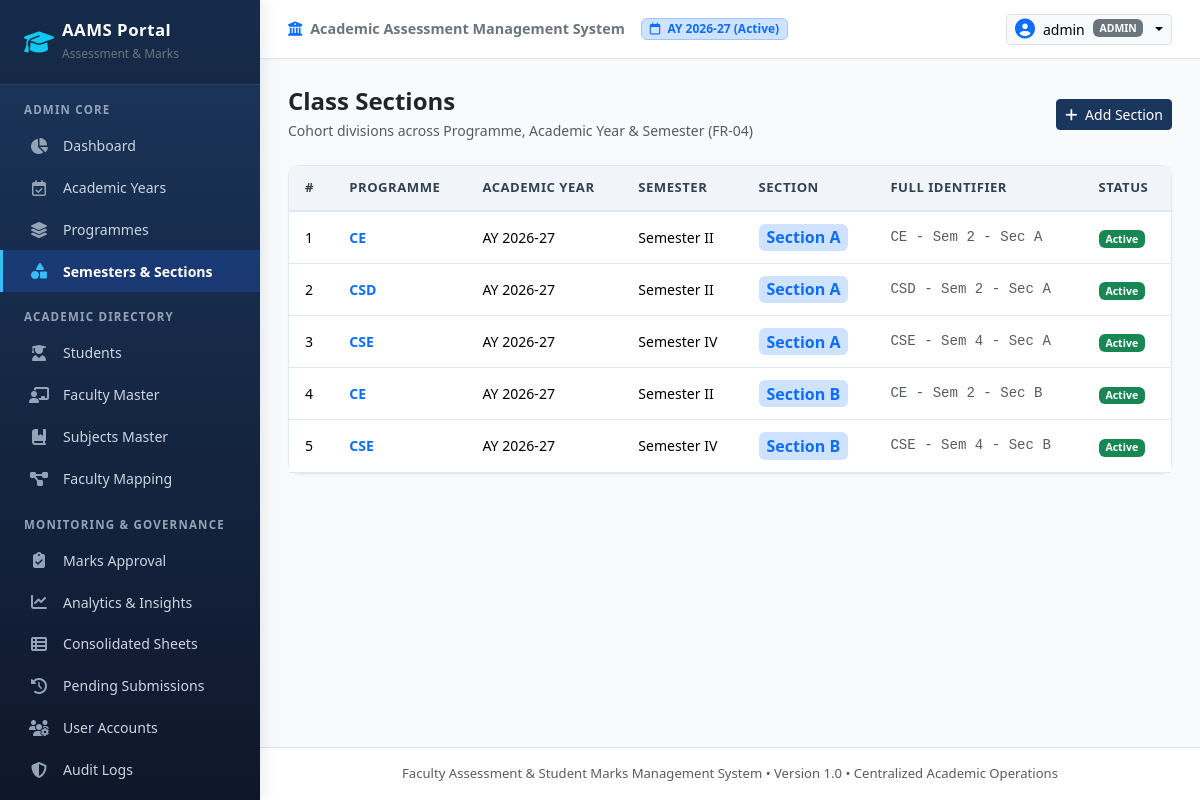
Screenshot of /admin/sections (signed in) with the database file from the repository.
### app/models/academic.py (models this page shows, shortened)
class AcademicYear(db.Model):
    __tablename__ = 'academic_years'
    id = db.Column(db.Integer, primary_key=True)
    year_code = db.Column(db.String(30), unique=True, nullable=False, index=True)  # e.g., '2026-27'
    start_date = db.Column(db.Date, nullable=False)
    end_date = db.Column(db.Date, nullable=False)
    status = db.Column(db.String(20), default='Active', nullable=False)  # 'Active', 'Archived', 'Upcoming'
    created_at = db.Column(db.DateTime, default=datetime.utcnow)
    sections = db.relationship('Section', back_populates='academic_year', cascade='all, delete-orphan')
    mappings = db.relationship('FacultySubjectMapping', back_populates='academic_year', cascade='all, delete-orphan')

class Section(db.Model):
    __tablename__ = 'sections'
    id = db.Column(db.Integer, primary_key=True)
    programme_id = db.Column(db.Integer, db.ForeignKey('programmes.id'), nullable=False)
    academic_year_id = db.Column(db.Integer, db.ForeignKey('academic_years.id'), nullable=False)
    semester_id = db.Column(db.Integer, db.ForeignKey('semesters.id'), nullable=False)
    name = db.Column(db.String(20), nullable=False)  # 'A', 'B', etc.
    is_active = db.Column(db.Boolean, default=True, nullable=False)
    created_at = db.Column(db.DateTime, default=datetime.utcnow)
    __table_args__ = (
        db.UniqueConstraint('programme_id', 'academic_year_id', 'semester_id', 'name', name='uq_programme_year_sem_section'),
    )
    programme = db.relationship('Programme', back_populates='sections')
    academic_year = db.relationship('AcademicYear', back_populates='sections')
    semester = db.relationship('Semester', back_populates='sections')
    mappings = db.relationship('FacultySubjectMapping', back_populates='section', cascade='all, delete-orphan')
    @property
    def display_name(self):
        return f"{self.programme.code} - Sem {self.semester.number} - Sec {self.name}"

class Programme(db.Model):
    __tablename__ = 'programmes'
    id = db.Column(db.Integer, primary_key=True)
    code = db.Column(db.String(20), unique=True, nullable=False, index=True)  # e.g., 'CE', 'CSD', 'CSE', 'IT'
    name = db.Column(db.String(120), nullable=False)  # e.g., 'Computer Engineering'
    description = db.Column(db.String(255), nullable=True)
    is_active = db.Column(db.Boolean, default=True, nullable=False)
    created_at = db.Column(db.DateTime, default=datetime.utcnow)
    sections = db.relationship('Section', back_populates='programme', cascade='all, delete-orphan')
    subjects = db.relationship('Subject', back_populates='programme', cascade='all, delete-orphan')
    mappings = db.relationship('FacultySubjectMapping', back_populates='programme', cascade='all, delete-orphan')

class Semester(db.Model):
    __tablename__ = 'semesters'
    id = db.Column(db.Integer, primary_key=True)
    number = db.Column(db.Integer, unique=True, nullable=False)  # 1 to 8
    name = db.Column(db.String(30), nullable=False)  # e.g. 'Semester II' or 'Semester IV'
    is_active = db.Column(db.Boolean, default=True, nullable=False)
    sections = db.relationship('Section', back_populates='semester', cascade='all, delete-orphan')
    subjects = db.relationship('Subject', back_populates='semester', cascade='all, delete-orphan')
    mappings = db.relationship('FacultySubjectMapping', back_populates='semester', cascade='all, delete-orphan')

### app/models/user.py (models this page shows, shortened)
class User(UserMixin, db.Model):
    __tablename__ = 'users'
    id = db.Column(db.Integer, primary_key=True)
    username = db.Column(db.String(60), unique=True, nullable=False, index=True)
    password_hash = db.Column(db.String(255), nullable=False)
    role = db.Column(db.String(20), nullable=False, default='faculty')  # 'admin' or 'faculty'
    faculty_id = db.Column(db.Integer, db.ForeignKey('faculty.id', ondelete='SET NULL'), nullable=True)
    is_active = db.Column(db.Boolean, default=True, nullable=False)
    created_at = db.Column(db.DateTime, default=datetime.utcnow)
    updated_at = db.Column(db.DateTime, default=datetime.utcnow, onupdate=datetime.utcnow)
    faculty_profile = db.relationship('Faculty', back_populates='user_account', uselist=False, foreign_keys=[faculty_id])
    @property
    def is_admin(self):
        return self.role == 'admin'

### app/routes/admin.py (the view, shortened to what this page needs)
@admin_bp.route('/sections', methods=['GET', 'POST'])
@login_required
@admin_required
def sections():
    sections_list = Section.query.join(AcademicYear).order_by(AcademicYear.start_date.desc(), Section.name.asc()).all()
    programmes = Programme.query.filter_by(is_active=True).all()
    years = AcademicYear.query.order_by(AcademicYear.start_date.desc()).all()
    semesters = Semester.query.order_by(Semester.number.asc()).all()
    return render_template(
        'admin/sections.html',
        sections=sections_list,
        programmes=programmes,
        academic_years=years,
        semesters=semesters
    )

### app/templates/admin/sections.html (shortened to what this page needs)
{% extends "base.html" %}
{% block content %}
<div class="d-flex justify-content-between align-items-center mb-4">
  <div>
    <h4 class="fw-bold mb-1 text-dark">Class Sections</h4>
    <p class="text-muted small mb-0">Cohort divisions across Programme, Academic Year & Semester (FR-04)</p>
  </div>
  <button type="button" class="btn btn-primary-custom btn-sm" data-bs-toggle="modal" data-bs-target="#addSectionModal">
    <i class="fa-solid fa-plus me-1"></i> Add Section
  </button>
</div>
<div class="card card-custom">
  <div class="table-responsive">
    <table class="table table-custom">
      <thead>
        <tr>
          <th>#</th>
          <th>Programme</th>
          <th>Academic Year</th>
          <th>Semester</th>
          <th>Section</th>
          <th>Full Identifier</th>
          <th>Status</th>
        </tr>
      </thead>
      <tbody>
        {% for sec in sections %}
          <tr>
            <td>{{ loop.index }}</td>
            <td class="fw-bold text-primary">{{ sec.programme.code }}</td>
            <td>AY {{ sec.academic_year.year_code }}</td>
            <td>{{ sec.semester.name }}</td>
            <td><span class="badge bg-primary-subtle text-primary fs-6 px-2">Section {{ sec.name }}</span></td>
            <td class="font-monospace small text-muted">{{ sec.display_name }}</td>
            <td>
              {% if sec.is_active %}
                <span class="badge bg-success">Active</span>
              {% else %}
                <span class="badge bg-secondary">Inactive</span>
              {% endif %}
            </td>
          </tr>
        {% endfor %}
      </tbody>
    </table>
  </div>
</div>
{% endblock %}

### app/templates/base.html (shortened to what this page needs)
<!DOCTYPE html>
<html lang="en">
<head>
  <link href="https://cdn.jsdelivr.net/npm/bootstrap@5.3.3/dist/css/bootstrap.min.css" rel="stylesheet">
  <link rel="stylesheet" href="https://cdnjs.cloudflare.com/ajax/libs/font-awesome/6.5.1/css/all.min.css">
  <link rel="stylesheet" href="{{ url_for('static', filename='css/custom.css') }}">
</head>
<body>
  <nav id="sidebar">
    <div class="brand-header d-flex align-items-center justify-content-between">
      <div class="d-flex align-items-center gap-2">
        <i class="fa-solid fa-graduation-cap text-info fs-4"></i>
        <div>
          <h5 class="mb-0">AAMS Portal</h5>
          <small class="text-secondary" style="font-size: 0.75rem;">Assessment & Marks</small>
        </div>
      </div>
    </div>
    {% if current_user.is_authenticated %}
      {% if current_user.is_admin %}
        <div class="nav-section-title">Admin Core</div>
        <a href="{{ url_for('admin.dashboard') }}" class="nav-link {% if request.endpoint == 'admin.dashboard' %}active{% endif %}">
          <i class="fa-solid fa-chart-pie"></i> Dashboard
        </a>
        <a href="{{ url_for('admin.academic_years') }}" class="nav-link {% if request.endpoint == 'admin.academic_years' %}active{% endif %}">
          <i class="fa-regular fa-calendar-check"></i> Academic Years
        </a>
        <a href="{{ url_for('admin.programmes') }}" class="nav-link {% if request.endpoint == 'admin.programmes' %}active{% endif %}">
          <i class="fa-solid fa-layer-group"></i> Programmes
        </a>
        <a href="{{ url_for('admin.sections') }}" class="nav-link {% if request.endpoint == 'admin.sections' %}active{% endif %}">
          <i class="fa-solid fa-shapes"></i> Semesters & Sections
        </a>
        <div class="nav-section-title">Academic Directory</div>
        <a href="{{ url_for('admin.students') }}" class="nav-link {% if request.endpoint == 'admin.students' %}active{% endif %}">
          <i class="fa-solid fa-user-graduate"></i> Students
        </a>
        <a href="{{ url_for('admin.faculty') }}" class="nav-link {% if request.endpoint == 'admin.faculty' %}active{% endif %}">
          <i class="fa-solid fa-chalkboard-user"></i> Faculty Master
        </a>
        <a href="{{ url_for('admin.subjects') }}" class="nav-link {% if request.endpoint == 'admin.subjects' %}active{% endif %}">
          <i class="fa-solid fa-book-bookmark"></i> Subjects Master
        </a>
        <a href="{{ url_for('admin.mappings') }}" class="nav-link {% if request.endpoint == 'admin.mappings' %}active{% endif %}">
          <i class="fa-solid fa-diagram-project"></i> Faculty Mapping
        </a>
        <div class="nav-section-title">Monitoring & Governance</div>
        <a href="{{ url_for('admin.marks_review') }}" class="nav-link {% if request.endpoint == 'admin.marks_review' %}active{% endif %}">
          <i class="fa-solid fa-clipboard-check"></i> Marks Approval
        </a>
        <a href="{{ url_for('reports.analytics') }}" class="nav-link {% if request.endpoint == 'reports.analytics' %}active{% endif %}">
          <i class="fa-solid fa-chart-line"></i> Analytics & Insights
        </a>
        <a href="{{ url_for('reports.consolidated') }}" class="nav-link {% if request.endpoint == 'reports.consolidated' %}active{% endif %}">
          <i class="fa-solid fa-table-list"></i> Consolidated Sheets
        </a>
        <a href="{{ url_for('reports.pending_report') }}" class="nav-link {% if request.endpoint == 'reports.pending_report' %}active{% endif %}">
          <i class="fa-solid fa-clock-rotate-left"></i> Pending Submissions
        </a>
        <a href="{{ url_for('admin.users') }}" class="nav-link {% if request.endpoint == 'admin.users' %}active{% endif %}">
          <i class="fa-solid fa-users-gear"></i> User Accounts
        </a>
        <a href="{{ url_for('admin.audit_logs') }}" class="nav-link {% if request.endpoint == 'admin.audit_logs' %}active{% endif %}">
          <i class="fa-solid fa-shield-halved"></i> Audit Logs
        </a>
      {% endif %}
    {% endif %}
  </nav>
  <div id="content-wrapper">
    <header class="top-navbar d-flex align-items-center justify-content-between">
      <div class="d-flex align-items-center gap-3">
        <span class="fw-semibold text-secondary d-none d-md-inline" style="font-size: 0.9rem;">
          <i class="fa-solid fa-university me-1 text-primary"></i> Academic Assessment Management System
        </span>
        {% if active_academic_year %}
          <span class="badge bg-primary-subtle text-primary border border-primary-subtle px-2 py-1">
            <i class="fa-regular fa-calendar me-1"></i> AY {{ active_academic_year.year_code }} (Active)
          </span>
        {% endif %}
      </div>
      <div class="d-flex align-items-center gap-3">
        {% if current_user.is_authenticated %}
          <div class="dropdown">
            <button class="btn btn-sm btn-light border dropdown-toggle d-flex align-items-center gap-2" type="button" data-bs-toggle="dropdown">
              <i class="fa-solid fa-circle-user text-primary fs-5"></i>
              <span class="fw-medium">{{ current_user.username }}</span>
              <span class="badge bg-secondary text-uppercase" style="font-size: 0.65rem;">{{ current_user.role }}</span>
            </button>
          </div>
        {% else %}
          <a href="{{ url_for('auth.login') }}" class="btn btn-sm btn-primary-custom">
            <i class="fa-solid fa-right-to-bracket me-1"></i> Login
          </a>
        {% endif %}
      </div>
    </header>
    <main class="page-container">
      {% block content %}{% endblock %}
    </main>
    <footer class="bg-white border-top py-3 text-center text-muted" style="font-size: 0.82rem;">
      <div class="container-fluid">
        Faculty Assessment & Student Marks Management System &bull; Version 1.0 &bull; Centralized Academic Operations
      </div>
    </footer>
  </div>
</body>
</html>

### app/static/css/custom.css (style rules this page uses)
:root { --primary-navy: #1B365D; --primary-navy-dark: #12243e; --accent-blue: #2563eb; --accent-cyan: #0284c7; --accent-success: #10b981; --accent-warning: #f59e0b; --accent-danger: #ef4444; --bg-main: #f8fafc; --card-bg: #ffffff; --sidebar-width: 260px; --text-muted: #64748b; --border-color: #e2e8f0; }
body { font-family: 'Segoe UI', system-ui, -apple-system, BlinkMacSystemFont, Roboto, sans-serif; background-color: var(--bg-main); color: #1e293b; margin: 0; padding: 0; min-height: 100vh; }
#sidebar { width: var(--sidebar-width); min-height: 100vh; background: linear-gradient(180deg, #1B365D 0%, #0F172A 100%); color: #e2e8f0; transition: all 0.3s ease; position: fixed; top: 0; left: 0; z-index: 1000; box-shadow: 4px 0 15px rgba(0, 0, 0, 0.08); }
#sidebar .brand-header { padding: 1.25rem 1.5rem; background: rgba(0, 0, 0, 0.2); border-bottom: 1px solid rgba(255, 255, 255, 0.1); }
#sidebar .brand-header h5 { font-size: 1.05rem; font-weight: 700; letter-spacing: 0.5px; color: #ffffff; margin: 0; }
#sidebar .nav-section-title { padding: 1rem 1.5rem 0.4rem; font-size: 0.72rem; text-transform: uppercase; letter-spacing: 1.2px; color: #94a3b8; font-weight: 600; }
#sidebar .nav-link { color: #cbd5e1; padding: 0.65rem 1.5rem; font-size: 0.88rem; display: flex; align-items: center; transition: all 0.2s ease; border-left: 3px solid transparent; }
#sidebar .nav-link i { width: 24px; font-size: 1rem; margin-right: 0.75rem; text-align: center; color: #94a3b8; }
#sidebar .nav-link.active { color: #ffffff; background: rgba(37, 99, 235, 0.25); border-left-color: #38bdf8; font-weight: 600; }
#sidebar .nav-link.active i { color: #38bdf8; }
#content-wrapper { margin-left: var(--sidebar-width); min-height: 100vh; display: flex; flex-direction: column; transition: all 0.3s ease; }
.top-navbar { background: #ffffff; border-bottom: 1px solid var(--border-color); padding: 0.85rem 1.75rem; box-shadow: 0 1px 3px rgba(0, 0, 0, 0.04); }
.page-container { padding: 1.75rem; flex: 1; }
.card-custom { background: #ffffff; border: 1px solid var(--border-color); border-radius: 0.75rem; box-shadow: 0 1px 3px rgba(0, 0, 0, 0.05); transition: transform 0.2s, box-shadow 0.2s; }
.table-custom { width: 100%; margin-bottom: 0; }
.table-custom thead th { background-color: #f1f5f9; color: #334155; font-size: 0.82rem; text-transform: uppercase; letter-spacing: 0.5px; font-weight: 600; padding: 0.75rem 1rem; border-bottom: 2px solid var(--border-color); vertical-align: middle; }
.table-custom tbody td { padding: 0.75rem 1rem; vertical-align: middle; font-size: 0.88rem; border-bottom: 1px solid var(--border-color); }
.btn-primary-custom { background-color: var(--primary-navy); border-color: var(--primary-navy); color: #ffffff; font-weight: 500; }

### rows the page displays
AcademicYear: year_code "2026-27"
User: username "admin", role "ADMIN"
Section: programme.code "CE", academic_year.year_code "2026-27", semester.name "Semester II", name "A", display_name "CE - Sem 2 - Sec A", is_active "Active"
Section: programme.code "CSD", academic_year.year_code "2026-27", semester.name "Semester II", name "A", display_name "CSD - Sem 2 - Sec A", is_active "Active"
Section: programme.code "CSE", academic_year.year_code "2026-27", semester.name "Semester IV", name "A", display_name "CSE - Sem 4 - Sec A", is_active "Active"
Section: programme.code "CE", academic_year.year_code "2026-27", semester.name "Semester II", name "B", display_name "CE - Sem 2 - Sec B", is_active "Active"
Section: programme.code "CSE", academic_year.year_code "2026-27", semester.name "Semester IV", name "B", display_name "CSE - Sem 4 - Sec B", is_active "Active"
